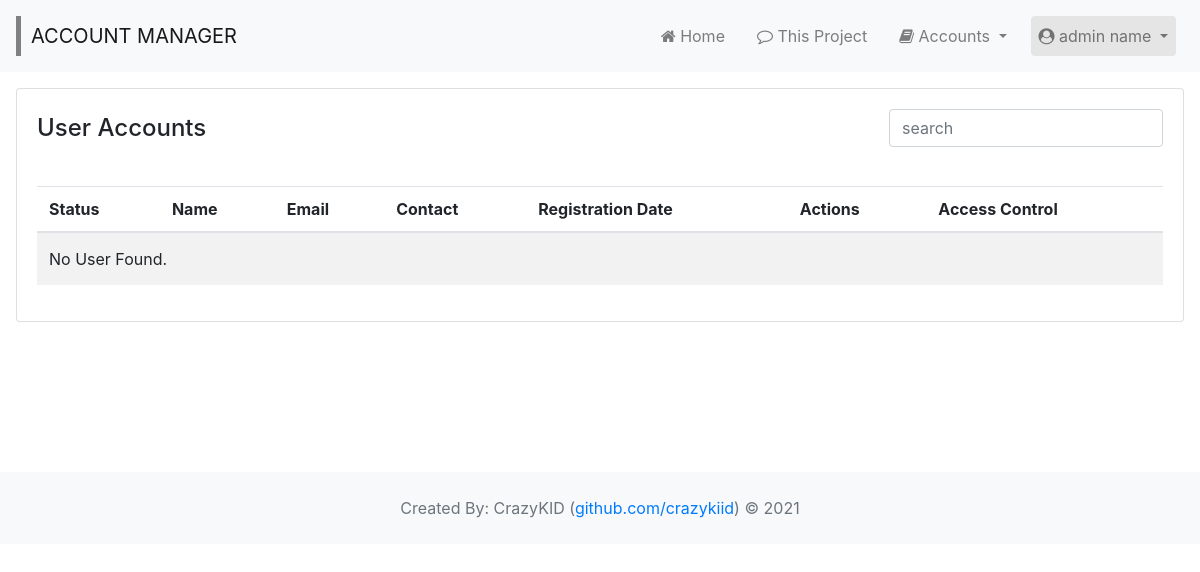
The page /accounts/all on the database as committed earlier.
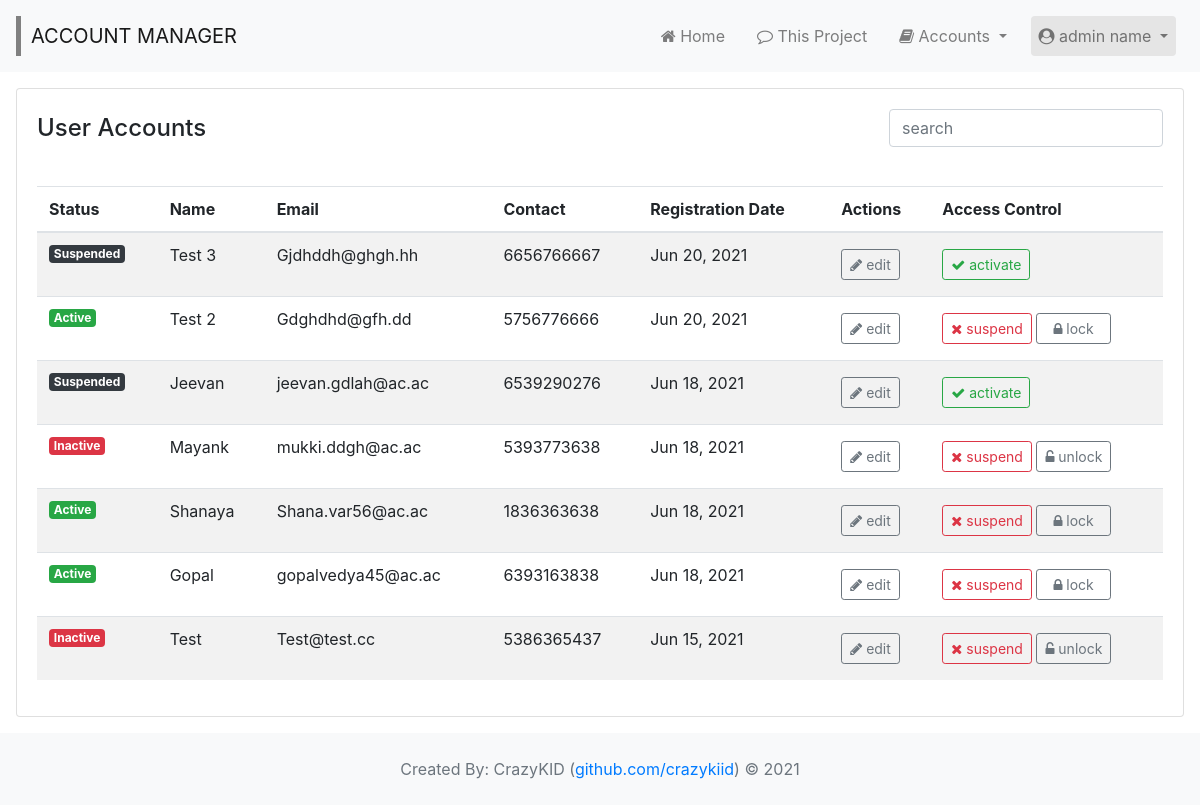
The same page on the database as committed later.
### wsite/models.py (models this page shows, shortened)
class user_accounts(models.Model):
  _id = models.AutoField(primary_key=True)
  _name = models.CharField(max_length=63)
  _email = models.CharField(max_length=63, unique=True)
  _contact = models.CharField(max_length=10)
  _password = models.CharField(max_length=255)
  _status = models.IntegerField(default=0)
  _reg_at = models.DateTimeField(auto_now_add=True)

### wsite/views.py (the view)
# urls.py: path('accounts/all', views.usersAll, name = 'all_users'),
def usersAll(request):
  users_all = user_accounts.objects.all().order_by('-_id')
  return render(request, 'accounts/all.html', { 'users' : users_all })

### wsite/templatetags/custom_tags.py (called while the page is built)
def underscorefix(obj, attribute):
  return getattr(obj, attribute)

### wsite/templates/accounts/all.html (shortened to what this page needs)
{% extends 'layout/layout.html' %}
{% load custom_tags %}
{% block page %}
{% include 'layout/header.html' %}
<div class="container-fluid p-3" style="min-height:400px">
	<section>
		<div class="card">
			<div class="card-body">
				<div class="d-flex flex-column flex-lg-row justify-content-between">
					<h4 style="padding:5px 0px 35px;">User Accounts</h4>
					<div class="form-group pull-right">
					    <input type="text" class="search form-control" placeholder="search">
					</div>
				</div>
				<div class="table-responsive">
				<table class="table table-striped">
					<thead>
					    <tr>
					      <th scope="col">Status</th>
					    	<th scope="col">Name</th>
					    	<th scope="col">Email</th>
					    	<th scope="col">Contact</th>
					    	<th scope="col">Registration Date</th>
					    	<th scope="col">Actions</th>
					    	<th scope="col">Access Control</th>
					    </tr>
					</thead>
					<tbody class="u-list">
						{% if users.count > 0 %}
						  {% for user in users %}
					    <tr>
					    	<td>
					    	  {% if user|usfix:'_status' == 0 %}
					    	  <span class="badge badge-danger">Inactive</span
					    	  {% elif user|usfix:'_status' == 1 %}
                  <span class="badge badge-success">Active</span>
                  {% elif user|usfix:'_status' == 9 %}
                  <span class="badge badge-dark">Suspended</span>
                  {% else %}
                  <span class="badge badge-secondary">Unknown</span>
                  {% endif %}
					    	</td>
					    	<td>{{ user|usfix:'_name' }}</td>
					    	<td>{{ user|usfix:'_email' }}</td>
					    	<td>{{ user|usfix:'_contact' }}</td>
					    	<td>{{ user|usfix:'_reg_at'|date:'M d, Y'}}</td>
					    	<td>
					    	  <a class="btn btn-outline-secondary btn-sm my-1" href="{% url 'update_user' user|usfix:'_id' %}" role="button" data-toggle="tooltip" data-placement="bottom" title="Edit Account Details"><i class="fa fa-pencil" aria-hidden="true"></i> edit</a>
					    	</td>
					    	<td>
					    	  {% if user|usfix:'_status' == 9 %}
								  <a class="btn btn-outline-success btn-sm my-1" href="{% url 'activate_user' user|usfix:'_id' %}" role="button" data-toggle="tooltip" data-placement="bottom" title="Activate Account"><i class="fa fa-check" aria-hidden="true"></i> activate</a>
					    		{% elif user|usfix:'_status' == 0 %}
					    		<a class="btn btn-outline-danger btn-sm my-1" href="{% url 'suspend_user' user|usfix:'_id' %}" role="button" data-toggle="tooltip" data-placement="bottom" title="De-activate Account"><i class="fa fa-times" aria-hidden="true"></i> suspend</a>
					    		<a class="btn btn-outline-secondary btn-sm my-1" href="{% url 'unlock_user' user|usfix:'_id' %}" role="button" data-toggle="tooltip" data-placement="bottom" title="Unlock Account"><i class="fa fa-unlock-alt" aria-hidden="true"></i> unlock</a>
					    		{% elif user|usfix:'_status' == 1 %}
					     		<a class="btn btn-outline-danger btn-sm my-1" href="{% url 'suspend_user' user|usfix:'_id' %}" role="button" data-toggle="tooltip" data-placement="bottom" title="De-activate Account"><i class="fa fa-times" aria-hidden="true"></i> suspend</a>
					     		<a class="btn btn-outline-secondary btn-sm my-1 px-3" href="{% url 'lock_user' user|usfix:'_id' %}" role="button" data-toggle="tooltip" data-placement="bottom" title="Lock Account"><i class="fa fa-lock" aria-hidden="true"></i> lock</a>
					     		{% endif %}
					      </td>
					    </tr>
					    {% endfor %}
					  {% else %}
					    <tr>
					    	<td colspan="7" style="padding:1rem .75rem;">No User Found.</td>
					    </tr>
					  {% endif %}
				  </tbody>
				</table>
				</div>
			</div>
		</div>
	</section>
</div>
{% include 'layout/footer.html' %}
{% endblock page %}

Rows that differ between the two databases and show on the page:
added user_accounts: shows "Suspended", _name "Test 3", _email "Gjdhddh@ghgh.hh", _contact "6656766667", _reg_at "Jun 20, 2021", shows "activate"
added user_accounts: shows "Active", _name "Test 2", _email "Gdghdhd@gfh.dd", _contact "5756776666", _reg_at "Jun 20, 2021", shows "suspend"
added user_accounts: shows "Suspended", _name "Jeevan", _email "jeevan.gdlah@ac.ac", _contact "6539290276", _reg_at "Jun 18, 2021", shows "activate"
added user_accounts: shows "Inactive", _name "Mayank", _email "mukki.ddgh@ac.ac", _contact "5393773638", _reg_at "Jun 18, 2021", shows "suspend"
added user_accounts: shows "Active", _name "Shanaya", _email "Shana.var56@ac.ac", _contact "1836363638", _reg_at "Jun 18, 2021", shows "suspend"
added user_accounts: shows "Active", _name "Gopal", _email "gopalvedya45@ac.ac", _contact "6393163838", _reg_at "Jun 18, 2021", shows "suspend"
added user_accounts: shows "Inactive", user "Test", _email "Test@test.cc", _contact "5386365437", _reg_at "Jun 15, 2021", shows "suspend"
Other text that changed with them:
text no longer shown: "No User Found."
